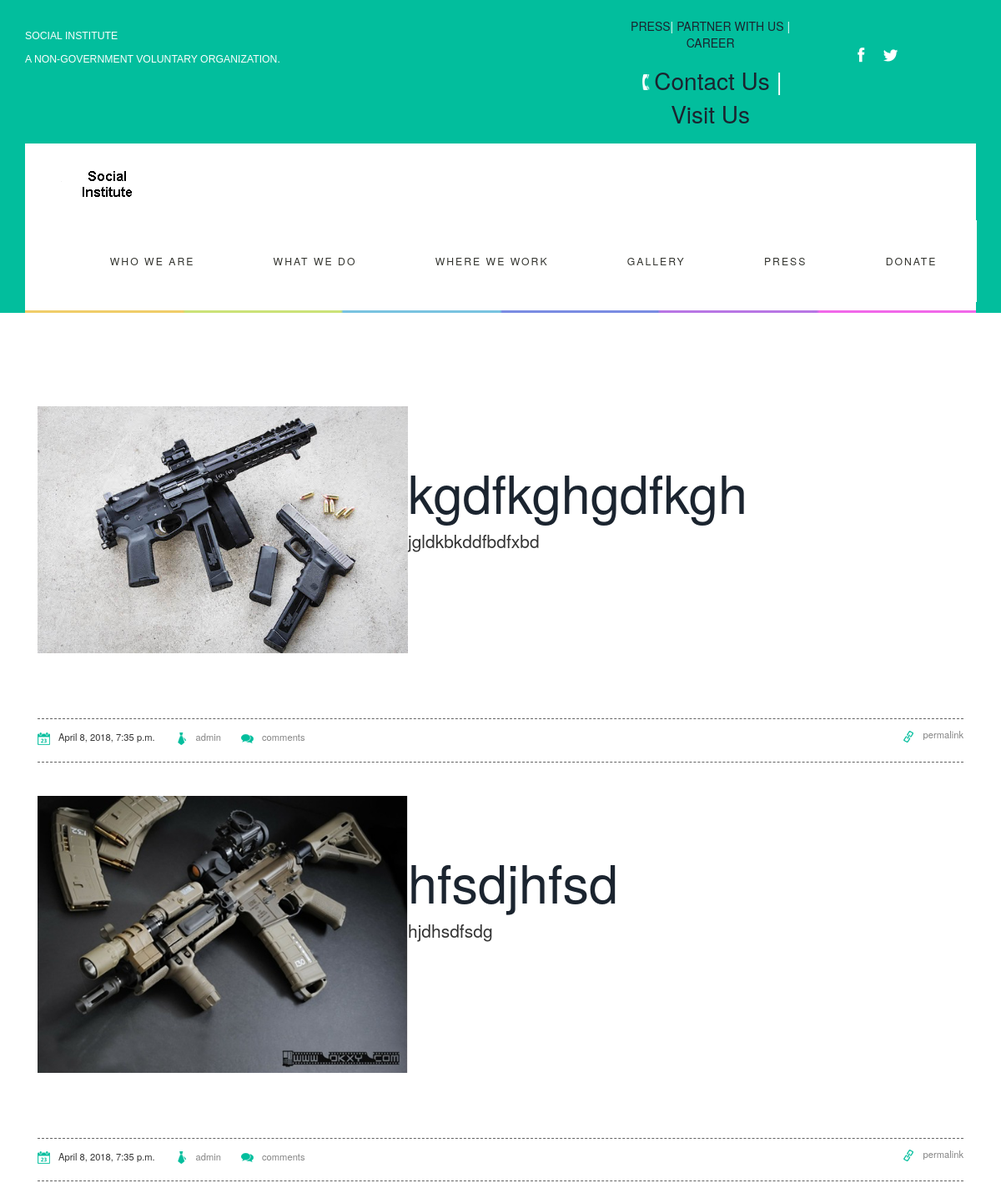
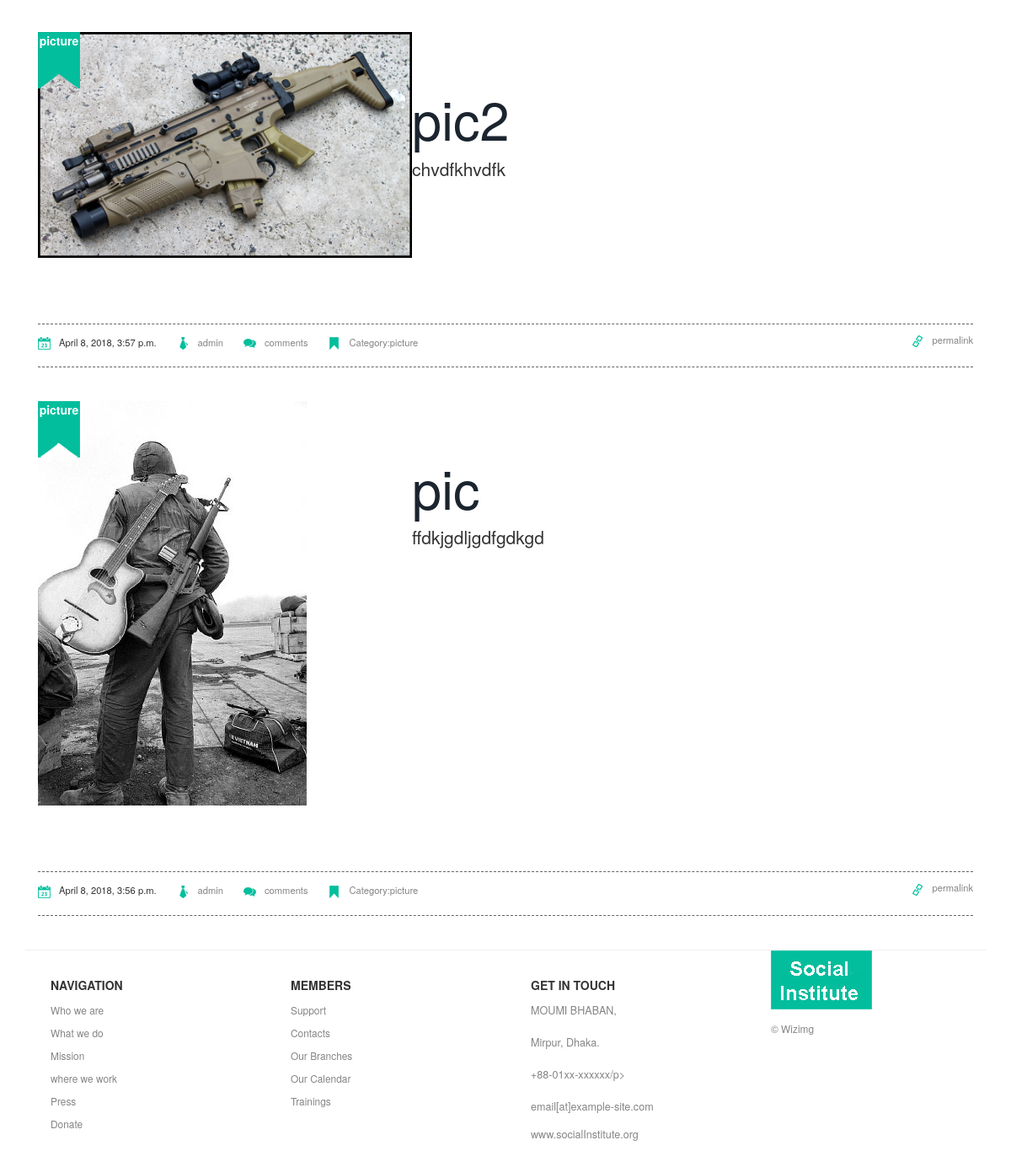
Page /news/gallery/ on the committed database (2 pictures, top to bottom).
### news/models.py (models this page shows, shortened)
class Gallery (models.Model):
    title = models.CharField(max_length=100)
    image = models.FileField(null=True, blank=True)
    description = models.TextField()
    updated = models.DateTimeField(auto_now=True, auto_now_add=False)
    timestamp = models.DateTimeField(auto_now=False, auto_now_add=True)
    category = models.ForeignKey('news.Category', blank=True, null=True, on_delete=models.PROTECT)

class Category(models.Model):
    name = models.CharField(max_length=20)
    def __str__(self):
        return self.name

### news/views.py (the view)
# urls.py: path('gallery/', views.gallery_view, name='Gallery'),
def gallery_view(request, ):
    global context
    pics = Gallery.objects.all().order_by('-id')
    if 'category' in request.method == 'GET':
        pics = Gallery.objects.get(id=int)
    context = {
        'pics': pics
    }
    return render(request, 'gallery.html', context)

### templates/gallery.html (shortened to what this page needs)
{% extends 'base.html' %}
{% block content %}
{% for post in pics %}
<div class="container-fluid">
    <div>
        <div class="images_3_of_1">
            {% if post.image %}
            <div>
                <img src="{{post.image.url}}">
            </div>
            {% endif %}
            {%if post.category %}
            <p><span>{{post.category}}</span></p>
            {% endif %}
        </div>
        <div class="jumbotron jumbotron-fluid">
            <div class="container">
                <h1 class="display-3"><a href="{% url 'img' post.id %}">{{ post.title }}</a></h1>
                    <p class="lead"> {{post.description|truncatewords:30}} </p>
            </div>
        </div>
    </div>
    <div class="artical-links">
        <ul>
            <li><img src="{{STATIC_URL}}/static/images/blog-icon1.png" title="date"><span>{{post.timestamp}}</span></li>
            <li><a href=""><img src="{{STATIC_URL}}/static/images/blog-icon2.png" title="Admin"><span>admin</span></a></li>
            <li><a href=""><img src="{{STATIC_URL}}/static/images/blog-icon3.png" title="Comments"><span>comments</span></a></li>
            {% if post.category %}
            <li><a href="news/category/{{post.category.id}}"><img src="{{STATIC_URL}}/static/images/blog-icon4.png" title="Category"><span>Category:{{post.category}}</span></a></li>
            {% endif %}
            <li><a href=""><img src="{{STATIC_URL}}/static/images/blog-icon5.png" title="permalink"><span>permalink</span></a></li>
        </ul>
    </div>
</div>
{% endfor %}
{% endblock %}

### static/css/style.css (style rules this page uses)
html,body,div,span,applet,object,iframe,h1,h2,h3,h4,h5,h6,p,blockquote,pre,a,abbr,acronym,address,big,cite,code,del,dfn,em,img,ins,kbd,q,s,samp,small,strike,strong,sub,sup,tt,var,b,u,i,dl,dt,dd,ol,nav ul,nav li,fieldset,form,label,legend,table,caption,tbody,tfoot,thead,tr,th,td,article,aside,canvas,details,embed,figure,figcaption,footer,header,hgroup,menu,nav,output,ruby,section,summary,time,mark,audio,video { margin:0;padding:0;border:0;font-size:100%;font:inherit;vertical-align:baseline; }
ol,ul { list-style:none;margin:0px;padding:0px; }
a { text-decoration:none; }
img { max-width:100%; }
body { font-family: 'Raleway', sans-serif; background: #fff; }
body a { transition: 0.5s all ease; -webkit-transition: 0.5s all ease; -moz-transition: 0.5s all ease; -o-transition: 0.5s all ease; -ms-transition: 0.5s all ease; }
.container { padding:0; }
.images_3_of_1 { width:40%; position:relative; float: left; }
.images_3_of_1 p { background:url(../images/lbl.png) no-repeat 0px 0px; display:block; width: 50px; height: 67px; text-align:center; color:#fff; font-weight:600; font-size:1em; position: absolute; top: 0px; left: 0px; }
.images_3_of_1 p span { display:block; font-size:1em; }
.artical-links { padding: 10px 0px; border:1px dashed rgba(0, 0, 0, 0.61); border-left: none; margin-top: 15px; border-right: none; }
.artical-links ul li { display:inline-block; }
.artical-links ul li:last-child { float:right; }
.artical-links ul li img { vertical-align:middle; padding-right:10px; }
.artical-links ul li { font-size:0.8em; }
.artical-links ul li a { color: #848484; padding-left: 20px; }

### rows in the picture
Gallery: image (picture), title "kgdfkghgdfkgh", description "jgldkbkddfbdfxbd", timestamp "April 8, 2018, 7:35 p.m."
Gallery: image (picture), title "hfsdjhfsd", description "hjdhsdfsdg", timestamp "April 8, 2018, 7:35 p.m."
Gallery: image (picture), category "picture", title "pic2", description "chvdfkhvdfk", timestamp "April 8, 2018, 3:57 p.m."
Gallery: image (picture), category "picture", title "pic", description "ffdkjgdljgdfgdkgd", timestamp "April 8, 2018, 3:56 p.m."
